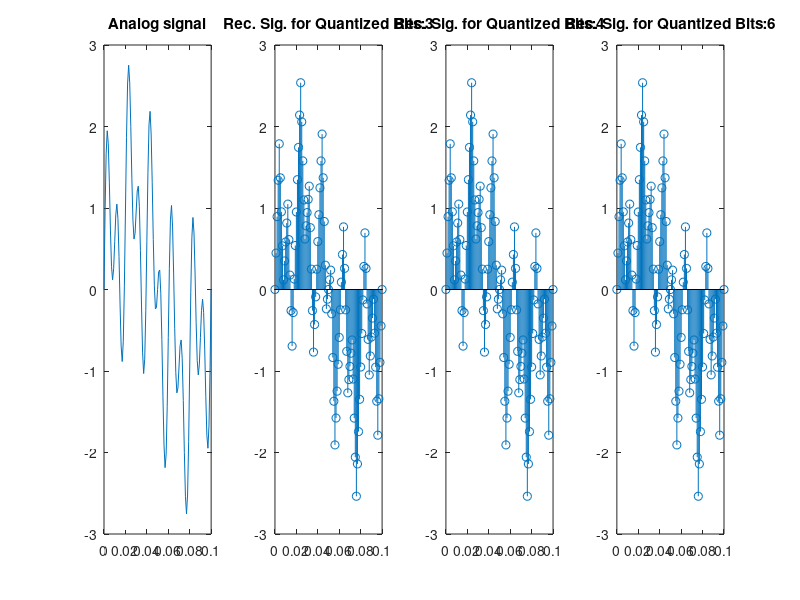

The MATLAB source for this figure:
% Uniform Quantization 
clc;
close all;
clear all;

t=0:.001:.1;
y=sin(2*pi*10*t)+sin(2*pi*50*t)+sin(2*pi*100*t);
subplot(1,4,1),plot(t,y); title('Analog signal');

Fs=250;
i=1;
for j=1:round((length(t)-1)/((max(t)-min (t)) *Fs)):length(t)
    ts(i)=t(j);
    ys(i)=y(j);
    i=i+1;
end

c=[3,4,6];

for w=1:3 
    b=c(w);
    L=2^b;
    del=(max(ys)-min(ys))/(L-1);

    for i=1:L
        l(i)= min(ys)+del*(i-1);
    end

    yq =ys;

    for i=1:length(1)-1
        temp=yq>l(i) & yq<l(i+1) & abs(yq-l(i))<abs(yq-l(i+1));
        yq(temp)=l(i);
        temp=yq>l(i) & yq<l(i+1) & abs(yq-l(i))<abs(yq-l(i+1));
        yq(temp)=l(i+1);
    end

    for p=1:length(t)
        yr(p)= interp1(ts,yq,t(p));
    end

    subplot(1,4,w+1), stem(t,yr);
    title(['Rec. Sig. for Quantized Bits:',num2str(b)]);
end

